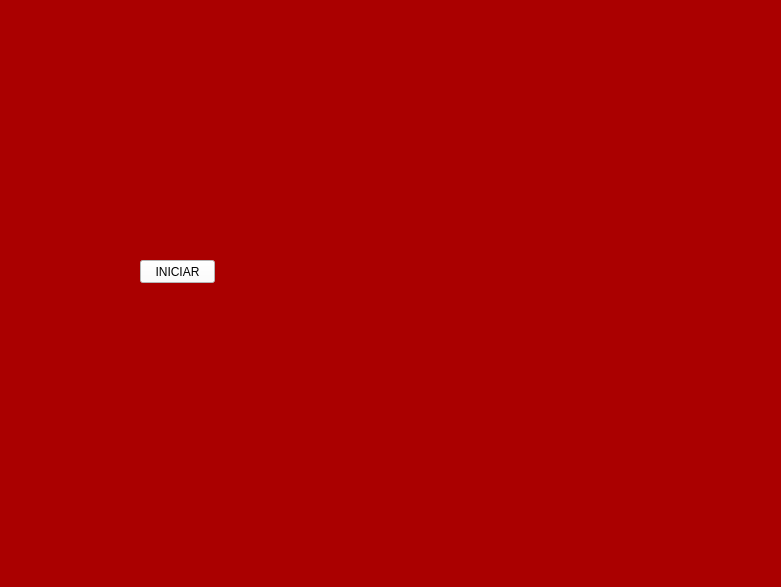
<?xml version="1.0" encoding="UTF-8"?>
<ui version="4.0">
 <class>MainWindow</class>
 <widget class="QMainWindow" name="MainWindow">
  <property name="geometry">
   <rect>
    <x>0</x>
    <y>0</y>
    <width>781</width>
    <height>587</height>
   </rect>
  </property>
  <property name="windowTitle">
   <string>MainWindow</string>
  </property>
  <property name="styleSheet">
   <string notr="true">background-color: rgb(170, 0, 0);</string>
  </property>
  <widget class="QWidget" name="centralwidget">
   <widget class="QLabel" name="label">
    <property name="geometry">
     <rect>
      <x>30</x>
      <y>10</y>
      <width>201</width>
      <height>101</height>
     </rect>
    </property>
    <property name="text">
     <string/>
    </property>
    <property name="pixmap">
     <pixmap resource="../Recursos.qrc">:/Logos/Imagenes/WhatsApp Image 2024-02-15 at 6.57.13 PM.jpeg</pixmap>
    </property>
    <property name="scaledContents">
     <bool>true</bool>
    </property>
   </widget>
   <widget class="QLabel" name="label_2">
    <property name="geometry">
     <rect>
      <x>520</x>
      <y>10</y>
      <width>241</width>
      <height>101</height>
     </rect>
    </property>
    <property name="text">
     <string/>
    </property>
    <property name="pixmap">
     <pixmap resource="../Recursos.qrc">:/Logos/Imagenes/UAT_2018_-_2021_HORIZONTAL.jpg</pixmap>
    </property>
    <property name="scaledContents">
     <bool>true</bool>
    </property>
   </widget>
   <widget class="QLabel" name="label_3">
    <property name="geometry">
     <rect>
      <x>680</x>
      <y>470</y>
      <width>91</width>
      <height>61</height>
     </rect>
    </property>
    <property name="text">
     <string/>
    </property>
    <property name="pixmap">
     <pixmap resource="../Recursos.qrc">:/Logos/Imagenes/WhatsApp Image 2024-02-15 at 9.24.51 PM.jpeg</pixmap>
    </property>
    <property name="scaledContents">
     <bool>true</bool>
    </property>
   </widget>
   <widget class="QPushButton" name="btn_iniciar">
    <property name="geometry">
     <rect>
      <x>140</x>
      <y>260</y>
      <width>75</width>
      <height>23</height>
     </rect>
    </property>
    <property name="styleSheet">
     <string notr="true">background-color: rgb(255, 255, 255);</string>
    </property>
    <property name="text">
     <string>INICIAR</string>
    </property>
   </widget>
   <widget class="QLabel" name="imagen">
    <property name="geometry">
     <rect>
      <x>350</x>
      <y>180</y>
      <width>311</width>
      <height>211</height>
     </rect>
    </property>
    <property name="text">
     <string/>
    </property>
    <property name="pixmap">
     <pixmap resource="../Recursos.qrc">:/Logos/Imagenes/fondo.jpg</pixmap>
    </property>
    <property name="scaledContents">
     <bool>true</bool>
    </property>
   </widget>
  </widget>
  <widget class="QMenuBar" name="menubar">
   <property name="geometry">
    <rect>
     <x>0</x>
     <y>0</y>
     <width>781</width>
     <height>21</height>
    </rect>
   </property>
  </widget>
  <widget class="QStatusBar" name="statusbar"/>
 </widget>
 <resources>
  <include location="../Recursos.qrc"/>
 </resources>
 <connections/>
</ui>
